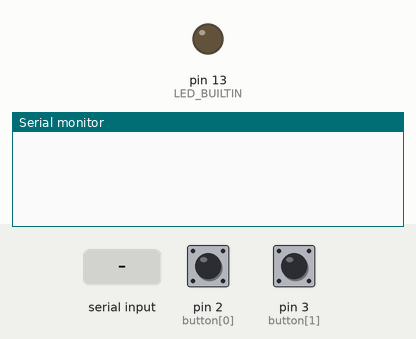
Recording of a sketch running on a simulated Arduino Uno, built with avr-gcc and run on an emulated ATmega328P. On the bench: output pins drawn as LEDs (lit = HIGH), the last lines printed to the serial monitor. The test bench sets the inputs (shaded band); at power-on: pin 2 (button[0]) HIGH, pin 3 (button[1]) HIGH.

Above: at 1.7 s.
1.8 s: pin 2 (button[0]) pulled LOW for 0.15 s
At 3.1 s:
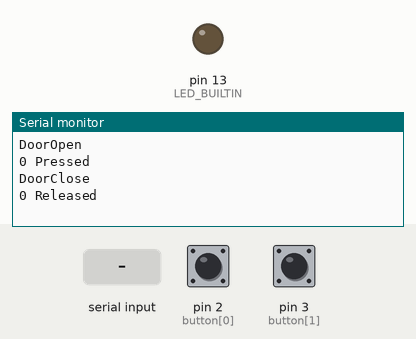
3.4 s: pin 3 (button[1]) pulled LOW for 0.15 s
At 3.58 s:
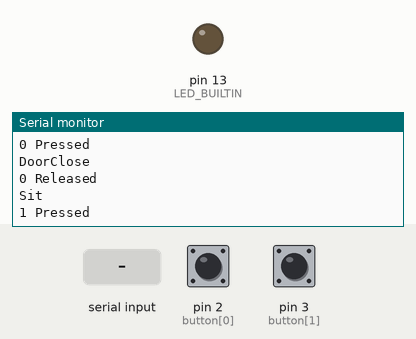
5.1 s: "msg\n" received over Serial
At 8.5 s:
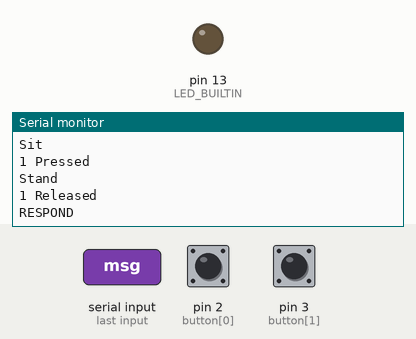

Measured:
- after the input at 1.8 s, the serial monitor: prints a new line after 0.05 s (image 1)
- after the input at 3.4 s, the serial monitor: prints a new line after 0.05 s (image 2)
- after the input at 5.1 s, the serial monitor: prints a new line after 2.0 s (image 3)

The sketch:

arduinoSerial.ino
```cpp
const int buttonCount = 2;
const int button[buttonCount] = {2,3};
bool buttonState[buttonCount];
bool lastButtonState[buttonCount];
unsigned long lastDebounceTime[buttonCount];
unsigned long debounceDelay = 50;

String msg;

void setup() {
  Serial.begin(115200);
  delay(500);
  pinMode(LED_BUILTIN, OUTPUT);
  for (int i = 0; i < buttonCount; i++) {
    pinMode(button[i], INPUT_PULLUP);
    buttonState[i] = HIGH;
    lastButtonState[i] = HIGH;
    lastDebounceTime[i] = 0;
  }
}

void loop() {
  readSerial();
  readButton();
}

void readSerial(){
  while (Serial.available() > 0){
    char  c = (char)Serial.read();

    if( c == '\n' || c == '\r'){
      if (msg.length() > 0){
        // Below for 'int' trigger
        // int cmd = msg.toInt()

        String text = msg;
        text.toLowerCase();

        msg = "";

        if(text == "LED"){
          for(int i =0; i < 5; i ++){
            digitalWrite(LED_BUILTIN, HIGH);
            delay(500);
            digitalWrite(LED_BUILTIN, LOW);
            delay(500);
          }
        }
        if(text == "msg"){
          delay(2000);
          Serial.println("RESPOND");
        }
      }
    }else{
      msg += c;
    }
  }
}

void readButton() {
  for (int i = 0; i < buttonCount; i++) {
    bool currentState = digitalRead(button[i]);

    if(currentState != lastButtonState[i]){
      lastDebounceTime[i] = millis();
      lastButtonState[i] = currentState;
    }

    if((millis() - lastDebounceTime[i]) > debounceDelay){
      if(currentState != buttonState[i]){
        buttonState[i] = currentState;

        if(buttonState[i] == LOW){
          sendSerial(true, i);
          Serial.print(i);
          Serial.println(" Pressed");
        }else if(buttonState[i] == HIGH){
          sendSerial(false,i);
          Serial.print(i);
          Serial.println(" Released");
        }
      }
    }
  }
}

void sendSerial(bool active, int index){
  if (index == 0) Serial.println(active ? "DoorOpen" : "DoorClose");
  else if (index == 1) Serial.println(active ? "Sit" : "Stand");
}
```
